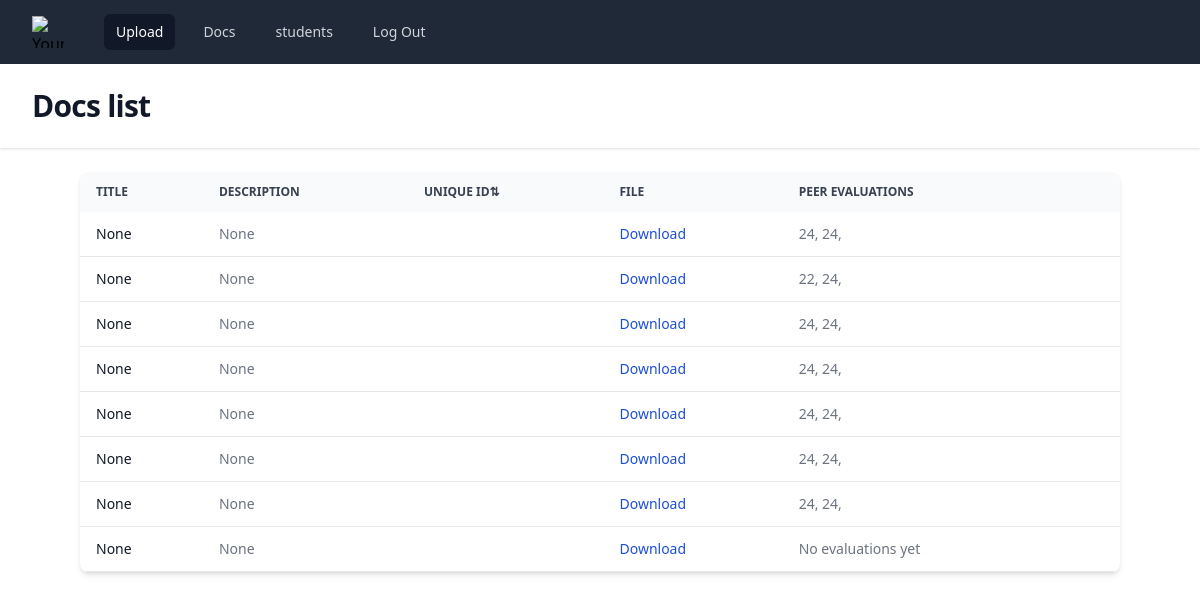
The page /docs/ on the database its author committed.
### app/models.py (models this page shows, shortened)
class documents(models.Model):
    id = models.AutoField(primary_key=True)
    title = models.CharField(max_length=200, blank=True, null=True)
    description = models.TextField(null=True)
    user_id = models.ForeignKey(User, on_delete=models.CASCADE)
    peer_evaluations = models.ManyToManyField('PeerEvaluation')
    uid = models.ForeignKey('Student', on_delete=models.CASCADE)
    file = models.FileField(upload_to='documents/')

class PeerEvaluation(models.Model):
    evaluator_id = models.IntegerField()
    evaluation_date = models.DateTimeField(auto_now_add=True)
    evaluation = models.TextField()
    feedback = models.TextField()
    score = models.IntegerField()
    document = models.ForeignKey('documents', on_delete=models.CASCADE)
    evaluated = models.BooleanField(default=False)
    ticket = models.IntegerField(default=0)
    evaluated_by = models.ForeignKey(User, on_delete=models.CASCADE, null=True, related_name='evaluated_by')

### app/views.py (the view)
# urls.py: path('docs/', evaluationList),
def evaluationList(request):
    docs = []
    for doc in documents.objects.all():
        evaluations = PeerEvaluation.objects.filter(document_id=doc.id)
        docs.append({
            'doc': doc,
            'evaluations': evaluations
        })
    return render(request, 'docs.html', {'docs': docs})

### app/templates/docs.html (shortened to what this page needs)
{% extends "base.html" %} {% block title %} PeerEval : : Home {% endblock %} {% block header %} Docs list {% endblock %} {% block content %}
<div class="mx-auto max-w-screen-xl px-4 lg:px-12">
  <div
    class="bg-white dark:bg-gray-800 relative shadow-md sm:rounded-lg overflow-hidden"
  >
    <div class="overflow-x-auto">
      <table
        id="docsTable"
        class="w-full text-sm text-left text-gray-500 dark:text-gray-400"
      >
        <thead
          class="text-xs text-gray-700 uppercase bg-gray-50 dark:bg-gray-700 dark:text-gray-400"
        >
          <tr>
            <th scope="col" class="px-4 py-3">Title</th>
            <th scope="col" class="px-4 py-3">Description</th>
            <th scope="col" class="px-4 py-3" id="sortRollNo">
              Unique ID<span id="sort-icon">⇅</span>
            </th>
            <th scope="col" class="px-4 py-3">File</th>
            <th scope="col" class="px-4 py-3">Peer Evaluations</th>
            <th scope="col" class="px-4 py-3">
            </th>
          </tr>
        </thead>
        <tbody>
          {% for doc in docs %}
          <tr class="border-b dark:border-gray-700">
            <th
              scope="row"
              class="px-4 py-3 font-medium text-gray-900 whitespace-nowrap dark:text-white"
            >
              {{ doc.doc.title }}
            </th>
            <td class="px-4 py-3">{{ doc.doc.description }}</td>
            <td class="px-4 py-3 roll-no">{{ doc.doc.roll_no }}</td>
            <td class="px-4 py-3">
              <a
                href="{{ doc.doc.file.url }}"
                class="text-blue-700 hover:underline dark:text-blue-400 dark:hover:text-blue-300"
                target="_blank"
                >Download</a
              >
            </td>
            <td class="px-4 py-3">
              {% if doc.evaluations %} {% for eval in doc.evaluations %}
              {{ eval.score }}, {% endfor %} {% else %} No evaluations yet {% endif %}
            </td>
          </tr>
          {% endfor %}
        </tbody>
      </table>
    </div>
  </div>
</div>
{% endblock %}

### app/templates/base.html (shortened to what this page needs)
<!DOCTYPE html>
<html lang="en">
  <head>
    <script src="https://cdn.tailwindcss.com"></script>
    <link href="https://cdn.jsdelivr.net/npm/flowbite@2.5.2/dist/flowbite.min.css" rel="stylesheet" />
  </head>
  <body>
    <div class="min-h-full">
      <nav class="bg-gray-800">
        <div class="mx-auto max-w-7xl px-4 sm:px-6 lg:px-8">
          <div class="flex h-16 items-center justify-between">
            <div class="flex items-center">
              <div class="shrink-0">
                <img
                  class="size-8"
                  src="https://tailwindui.com/plus/img/logos/mark.svg?color=indigo&shade=500"
                  alt="Your Company"
                />
              </div>
              <div class="hidden md:block">
                <div class="ml-10 flex items-baseline space-x-4">
                  <a
                    href="/home"
                    class="rounded-md bg-gray-900 px-3 py-2 text-sm font-medium text-white"
                    aria-current="page"
                    >Upload</a
                  >
                  <a
                    href="/docs"
                    class="rounded-md px-3 py-2 text-sm font-medium text-gray-300 hover:bg-gray-700 hover:text-white"
                    >Docs</a
                  >
                  <a
                    href="/students"
                    class="rounded-md px-3 py-2 text-sm font-medium text-gray-300 hover:bg-gray-700 hover:text-white"
                    >students</a
                  >
                  <a
                    href="/logout"
                    class="rounded-md px-3 py-2 text-sm font-medium text-gray-300 hover:bg-gray-700 hover:text-white"
                    >Log Out</a
                  >
                </div>
              </div>
            </div>
          </div>
        </div>
      </nav>
      <header class="bg-white shadow">
        <div class="mx-auto max-w-7xl px-4 py-6 sm:px-6 lg:px-8">
          <h1 class="text-3xl font-bold tracking-tight text-gray-900">
            {% block header %} {%endblock%}
          </h1>
        </div>
      </header>
      <main>
        <div class="mx-auto max-w-7xl px-4 py-6 sm:px-6 lg:px-8">
            {% block content %}
            {% endblock %}
        </div>
      </main>
    </div>
  </body>
</html>

### app/templates/base.html (style rules this page uses)
h1 { color: green; font-weight: bold; }
img { width: 60%; }

### rows shown on the page
documents: doc "None", doc.description "None"
PeerEvaluation: score "24"
PeerEvaluation: score "24"
documents: doc "None", doc.description "None"
PeerEvaluation: score "22"
PeerEvaluation: score "24"
documents: doc "None", doc.description "None"
PeerEvaluation: score "24"
PeerEvaluation: score "24"
documents: doc "None", doc.description "None"
PeerEvaluation: score "24"
PeerEvaluation: score "24"
documents: doc "None", doc.description "None"
PeerEvaluation: score "24"
PeerEvaluation: score "24"
documents: doc "None", doc.description "None"
PeerEvaluation: score "24"
PeerEvaluation: score "24"
documents: doc "None", doc.description "None"
PeerEvaluation: score "24"
PeerEvaluation: score "24"
documents: doc "None", doc.description "None", shows "No evaluations yet"
